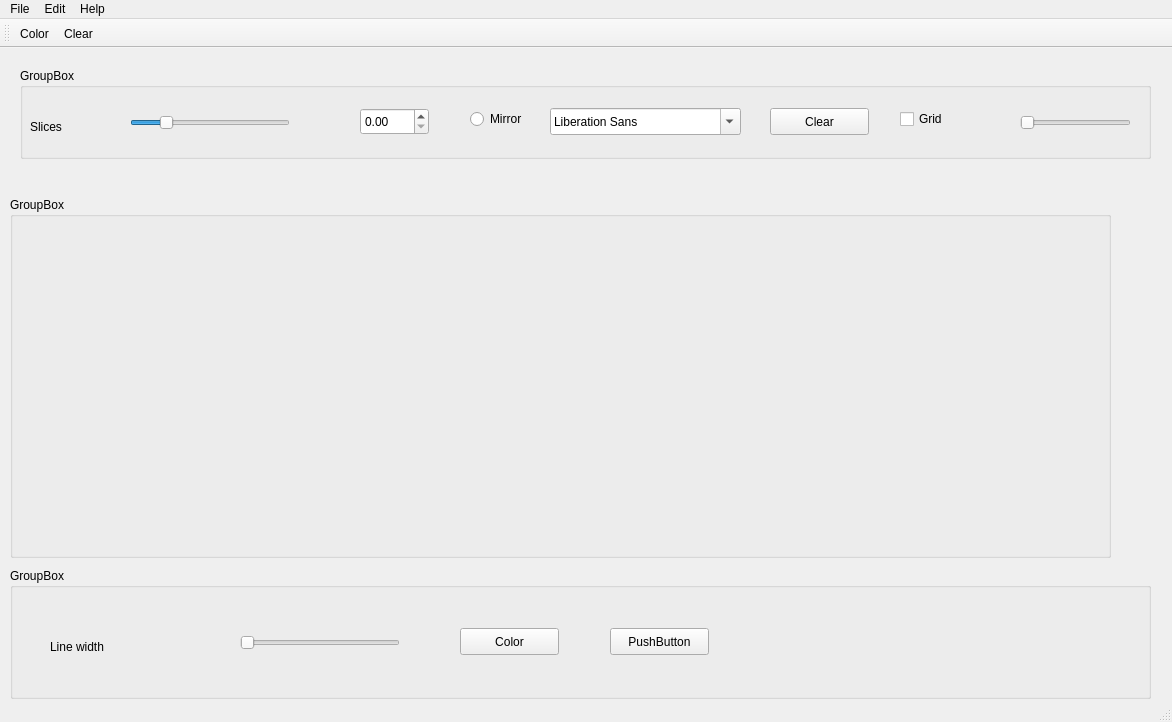
<?xml version="1.0" encoding="UTF-8"?>
<ui version="4.0">
 <class>MainWindow</class>
 <widget class="QMainWindow" name="MainWindow">
  <property name="geometry">
   <rect>
    <x>0</x>
    <y>0</y>
    <width>1172</width>
    <height>722</height>
   </rect>
  </property>
  <property name="windowTitle">
   <string>MainWindow</string>
  </property>
  <widget class="QWidget" name="centralWidget">
   <widget class="QGroupBox" name="groupBox">
    <property name="geometry">
     <rect>
      <x>20</x>
      <y>20</y>
      <width>1131</width>
      <height>91</height>
     </rect>
    </property>
    <property name="title">
     <string>GroupBox</string>
    </property>
    <widget class="QLabel" name="label">
     <property name="geometry">
      <rect>
       <x>10</x>
       <y>50</y>
       <width>67</width>
       <height>17</height>
      </rect>
     </property>
     <property name="text">
      <string>Slices</string>
     </property>
    </widget>
    <widget class="QSlider" name="horizontalSlider">
     <property name="geometry">
      <rect>
       <x>110</x>
       <y>40</y>
       <width>160</width>
       <height>29</height>
      </rect>
     </property>
     <property name="maximum">
      <number>20</number>
     </property>
     <property name="value">
      <number>4</number>
     </property>
     <property name="orientation">
      <enum>Qt::Horizontal</enum>
     </property>
    </widget>
    <widget class="QDoubleSpinBox" name="doubleSpinBox">
     <property name="geometry">
      <rect>
       <x>340</x>
       <y>40</y>
       <width>69</width>
       <height>27</height>
      </rect>
     </property>
    </widget>
    <widget class="QFontComboBox" name="fontComboBox">
     <property name="geometry">
      <rect>
       <x>530</x>
       <y>40</y>
       <width>191</width>
       <height>27</height>
      </rect>
     </property>
    </widget>
    <widget class="QSlider" name="horizontalSlider_2">
     <property name="geometry">
      <rect>
       <x>1000</x>
       <y>40</y>
       <width>111</width>
       <height>29</height>
      </rect>
     </property>
     <property name="orientation">
      <enum>Qt::Horizontal</enum>
     </property>
    </widget>
    <widget class="QCheckBox" name="checkBox">
     <property name="geometry">
      <rect>
       <x>880</x>
       <y>40</y>
       <width>97</width>
       <height>22</height>
      </rect>
     </property>
     <property name="text">
      <string>Grid</string>
     </property>
    </widget>
    <widget class="QRadioButton" name="radioButton">
     <property name="geometry">
      <rect>
       <x>450</x>
       <y>40</y>
       <width>117</width>
       <height>22</height>
      </rect>
     </property>
     <property name="text">
      <string>Mirror</string>
     </property>
    </widget>
    <widget class="QPushButton" name="pushButton">
     <property name="geometry">
      <rect>
       <x>750</x>
       <y>40</y>
       <width>99</width>
       <height>27</height>
      </rect>
     </property>
     <property name="text">
      <string>Clear</string>
     </property>
    </widget>
   </widget>
   <widget class="QGroupBox" name="groupBox_2">
    <property name="geometry">
     <rect>
      <x>10</x>
      <y>149</y>
      <width>1101</width>
      <height>361</height>
     </rect>
    </property>
    <property name="title">
     <string>GroupBox</string>
    </property>
    <widget class="PaintingWidget" name="paintingWidget" native="true">
     <property name="geometry">
      <rect>
       <x>239</x>
       <y>39</y>
       <width>461</width>
       <height>301</height>
      </rect>
     </property>
    </widget>
   </widget>
   <widget class="QGroupBox" name="groupBox_3">
    <property name="geometry">
     <rect>
      <x>10</x>
      <y>520</y>
      <width>1141</width>
      <height>131</height>
     </rect>
    </property>
    <property name="title">
     <string>GroupBox</string>
    </property>
    <widget class="QLabel" name="label_2">
     <property name="geometry">
      <rect>
       <x>40</x>
       <y>70</y>
       <width>71</width>
       <height>17</height>
      </rect>
     </property>
     <property name="text">
      <string>Line width</string>
     </property>
    </widget>
    <widget class="QSlider" name="horizontalSlider_3">
     <property name="geometry">
      <rect>
       <x>230</x>
       <y>60</y>
       <width>160</width>
       <height>29</height>
      </rect>
     </property>
     <property name="orientation">
      <enum>Qt::Horizontal</enum>
     </property>
    </widget>
    <widget class="QPushButton" name="pushButton_2">
     <property name="geometry">
      <rect>
       <x>450</x>
       <y>60</y>
       <width>99</width>
       <height>27</height>
      </rect>
     </property>
     <property name="text">
      <string>Color</string>
     </property>
    </widget>
    <widget class="QPushButton" name="pushButton_3">
     <property name="geometry">
      <rect>
       <x>600</x>
       <y>60</y>
       <width>99</width>
       <height>27</height>
      </rect>
     </property>
     <property name="text">
      <string>PushButton</string>
     </property>
    </widget>
   </widget>
  </widget>
  <widget class="QMenuBar" name="menuBar">
   <property name="geometry">
    <rect>
     <x>0</x>
     <y>0</y>
     <width>1172</width>
     <height>22</height>
    </rect>
   </property>
   <widget class="QMenu" name="menuFile">
    <property name="title">
     <string>File</string>
    </property>
   </widget>
   <widget class="QMenu" name="menuEdit">
    <property name="title">
     <string>Edit</string>
    </property>
   </widget>
   <widget class="QMenu" name="menuHelp">
    <property name="title">
     <string>Help</string>
    </property>
   </widget>
   <addaction name="menuFile"/>
   <addaction name="menuEdit"/>
   <addaction name="menuHelp"/>
  </widget>
  <widget class="QToolBar" name="mainToolBar">
   <attribute name="toolBarArea">
    <enum>TopToolBarArea</enum>
   </attribute>
   <attribute name="toolBarBreak">
    <bool>false</bool>
   </attribute>
   <addaction name="actionColor"/>
   <addaction name="actionClear"/>
  </widget>
  <widget class="QStatusBar" name="statusBar"/>
  <action name="actionColor">
   <property name="text">
    <string>Color</string>
   </property>
  </action>
  <action name="actionClear">
   <property name="text">
    <string>Clear</string>
   </property>
  </action>
 </widget>
 <layoutdefault spacing="6" margin="11"/>
 <customwidgets>
  <customwidget>
   <class>PaintingWidget</class>
   <extends>QWidget</extends>
   <header>paintingwidget.h</header>
   <container>1</container>
  </customwidget>
 </customwidgets>
 <resources/>
 <connections/>
</ui>
